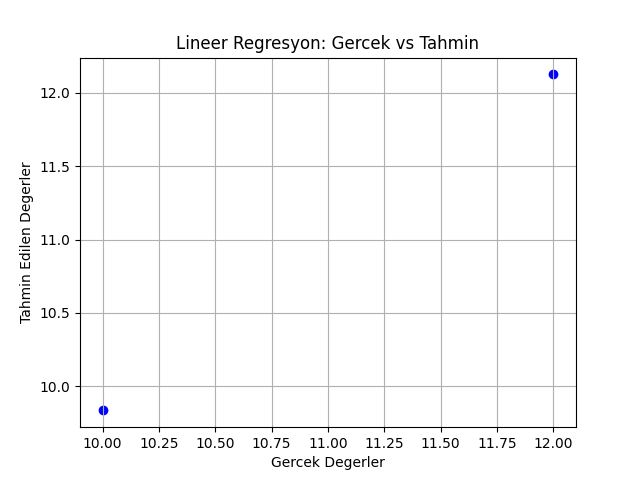
#> input picture lineer_regresyon_sonucu.png, 640 x 480 px, given in place of the camera
$ python kamera_obje_ciz.py
#> lines starting #> are read from the running program, lines starting #| are printed output that depends on the picture; after the words box and inside, x2 and y2 are one past the last pixel; in counts of white or black regions, pixels touching at a corner belong together

import cv2

# Kamerayı başlat
cap = cv2.VideoCapture(0)
cv2.namedWindow("Nesne Algilama", cv2.WINDOW_NORMAL)

print("Kamerayi kapatmak icin 'q' tusuna basin.")

while True:
    ret, frame = cap.read()
#> frame is the input picture: shape (480, 640, 3); mean B, G, R 249, 248.9, 248.9
    if not ret:
        break

    # Görüntüyü griye çevir
    gray = cv2.cvtColor(frame, cv2.COLOR_BGR2GRAY)

    # Kenar algılama (Canny)
    edges = cv2.Canny(gray, 50, 150)
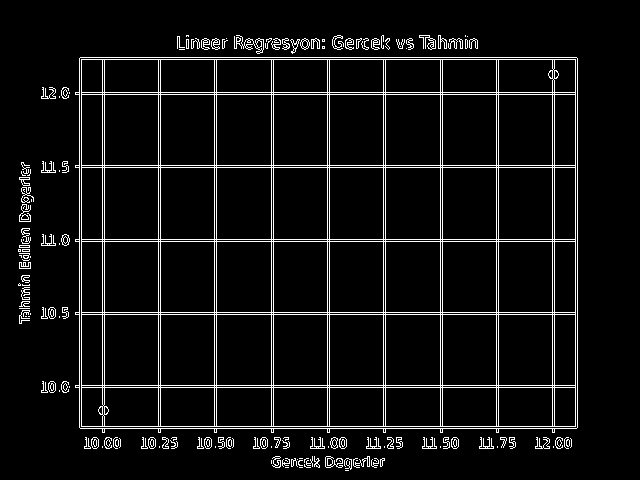
#> edges: shape (480, 640); 6.3% white in thin lines or dots, all inside (x1, y1, x2, y2) = (18, 35, 578, 471)

    # Kontur (çizgi/şekil) bulma
    contours, _ = cv2.findContours(edges.copy(), cv2.RETR_EXTERNAL, cv2.CHAIN_APPROX_SIMPLE)
#> contours = 160 contours, 115 with area under 20; largest, box (x1, y1, x2, y2) and area: (75, 57, 578, 433) 184882, (234, 35, 264, 54) 158, (300, 38, 310, 50) 73, (325, 456, 343, 468) 72, (451, 437, 459, 449) 69

    # Konturları çiz
    for contour in contours:
        if cv2.contourArea(contour) > 500:  # küçük gürültüleri engelle
            x, y, w, h = cv2.boundingRect(contour)
            cv2.rectangle(frame, (x, y), (x + w, y + h), (0, 255, 0), 2)
#> this loop made 160 passes
#> (x, y, w, h) on pass 124: (75, 57, 503, 376)
#> contour on passes 1, 2, 3, 5, 6, 7: [[345, 470], [348, 470]], [[299, 467], [302, 467]], [[285, 467], [288, 467]], [[374, 460], [375, 460], [376, 461], [375, 460]], [[356, 460], [357, 460]], [[339, 460], [340, 461]]
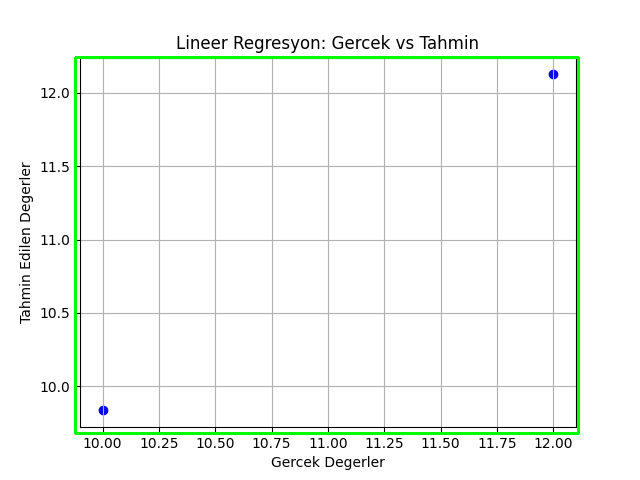
#> frame: shape (480, 640, 3); 1.72% of pixels changed, all inside (x1, y1, x2, y2) = (74, 56, 580, 435)

    # Görüntüyü göster
    cv2.imshow("Nesne Algilama", frame)

    # Çıkmak için 'q' tuşuna bas
    if cv2.waitKey(1) & 0xFF == ord("q"):
#> (key q is pressed here)
        break

# Kaynakları serbest bırak
cap.release()
cv2.destroyAllWindows()
